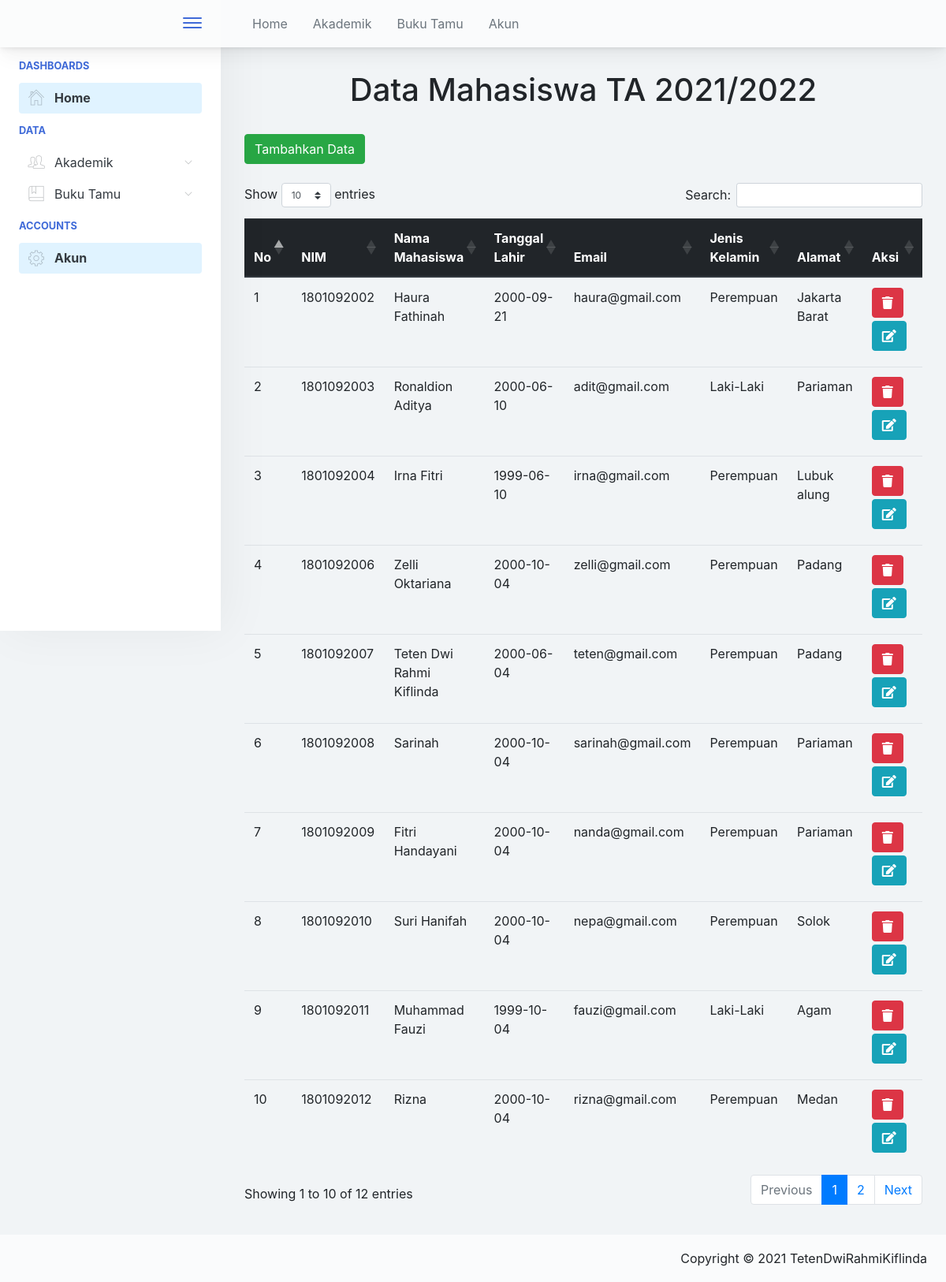
Screenshot of /index.php?p=list_akademik with the database file from the repository.
### tables this page shows
CREATE TABLE `mahasiswa` (
  `nim` varchar(10) NOT NULL,
  `nama_mhs` varchar(50) NOT NULL,
  `tgl_lahir` date NOT NULL,
  `email` varchar(25) NOT NULL,
  `jenis_kelamin` varchar(10) NOT NULL,
  `alamat` text NOT NULL
);

### koneksi_akademik.php (called while the page is built, shortened)
<?php
class Koneksi{
	private $host= 'localhost';
	private $user= 'root';
	private $pass= '';
	private $db= 'db_akademik';
	protected $conn;
	function __construct(){
		if(!isset($this->conn)){
			$this->conn = new mysqli($this->host, $this->user, $this->pass, $this->db);
		}
		return $this->conn;
	}
}
?>

### class_crud_akademik.php (called while the page is built, shortened)
<?php
include 'koneksi_akademik.php';
class Crud extends Koneksi {
	public function readData($table, $idtable, $id_value){
		$q = "SELECT * FROM $table";
		$result = $this->conn->query($q);
		$rows = array();
		while($row=$result->fetch_assoc()){
			$rows[]=$row;
		}
		return $rows;
	}
}
?>

### list_akademik.php (the view, shortened to what this page needs)
<!doctype html>
<html lang="en">
  <head>
	<link rel="stylesheet" type= "text/css" href="https://cdnjs.cloudflare.com/ajax/libs/twitter-bootstrap/4.1.3/css/bootstrap.css">
	<link rel="stylesheet" type= "text/css" href="https://cdn.datatables.net/1.10.21/css/dataTables.bootstrap4.min.css">
  </head>
  <body>
	<br/>
	<div class="container">
	<h1 class ="text-center"> Data Mahasiswa TA 2021/2022  </h1 ><br>
	<a href="index.php?p=add_akademik" class="btn btn-success">Tambahkan Data</a>
	<br><br>
		<table class="table" id="example" style="width:100%">
		  <thead class="thead-dark">
			<tr>
				 <th scope="col">No</th>
				 <th scope="col">NIM</th>
				 <th scope="col">Nama Mahasiswa</th>
				 <th scope="col">Tanggal Lahir</th>
				 <th scope="col">Email</th>
				 <th scope="col">Jenis Kelamin</th>
				 <th scope="col">Alamat</th>
				 <th scope="col">Aksi</th>
			</tr>
		  </thead>
		  <tbody>
			<?php
				include 'class_crud_akademik.php';
				$crud = new Crud();
				$mhs = $crud->readData('mahasiswa', null, null);
				$no = 1;
				foreach($mhs as $data){
			?>
			 <tr>
				 <td><?php echo $no++ ?> </td>
				 <td><?php echo $data['nim']; ?> </td>
				 <td><?php echo $data['nama_mhs']; ?></td>
				 <td><?php echo $data['tgl_lahir']; ?></td>
				 <td><?php echo $data['email']; ?></td>
				 <td><?php echo $data['jenis_kelamin']; ?></td>
				 <td><?php echo $data['alamat']; ?></td>
				 <td>
					<a href="hapus_akademik.php?nim=<?php echo $data['nim']?>" class="mb-1 mr-1 btn btn-danger"><i class="nav-link-icon fa fa-trash"></i></a>
					<a href="edit_akademik.php?nim=<?php echo $data['nim']?>" class="mb-2 mr-2 btn btn-info"><i class="nav-link-icon fa fa-edit"></i></a>
				 </td>
			 </tr>
			<?php
				   }
			?>
		  </tbody>
		</table>
	</div> <br>
  </body>
</html>

### index.php (shortened to what this page needs)
<!doctype html>
<html lang="en">
<head>
	<link href="./main.css" rel="stylesheet">
</head>
<body>
    <div class="app-container app-theme-white body-tabs-shadow fixed-sidebar fixed-header">
        <div class="app-header header-shadow">
            <div class="app-header__logo">
                <div class="header__pane ml-auto">
                    <div>
                        <button type="button" class="hamburger close-sidebar-btn hamburger--elastic" data-class="closed-sidebar">
                            <span class="hamburger-box">
                                <span class="hamburger-inner"></span>
                            </span>
                        </button>
                    </div>
                </div>
            </div>
                <div class="app-header__content">
                <div class="app-header-left">
                    <ul class="header-menu nav">
						<li class="nav-item">
                            <a href="index.php?p=home" class="nav-link">
                                Home
                            </a>
                        </li>
                        <li class="nav-item">
                            <a href="index.php?p=list_akademik" class="nav-link">
                                Akademik
                            </a>
                        </li>
                        <li class="btn-group nav-item">
                            <a href="index.php?p=list_tamu" class="nav-link">
                                Buku Tamu
                            </a>
                        </li>
                        <li class="dropdown nav-item">
                            <a href="index.php?p=akun" class="nav-link">
                                Akun
                            </a>
                        </li>
                    </ul>        </div>
            </div>
        </div>
		<div class="app-main">
                <div class="app-sidebar sidebar-shadow">
					<div class="scrollbar-sidebar">
                        <div class="app-sidebar__inner">
                            <ul class="vertical-nav-menu">
                                <li class="app-sidebar__heading">Dashboards</li>
                                <li>
                                    <a href="index.php?p=home" class="mm-active">
                                        <i class="metismenu-icon pe-7s-home"></i>
                                        Home
                                    </a>
                                </li>
                                <li class="app-sidebar__heading" >Data</li>
                                <li>
                                    <a href="#">
                                        <i class="metismenu-icon pe-7s-users"></i>
                                        Akademik
                                        <i class="metismenu-state-icon pe-7s-angle-down caret-left"></i>
                                    </a>
                                </li>
                                <li>
                                    <a href="#">
                                        <i class="metismenu-icon pe-7s-notebook"></i>
                                        Buku Tamu
                                        <i class="metismenu-state-icon pe-7s-angle-down caret-left"></i>
                                    </a>
                                </li>
								<li class="app-sidebar__heading">Accounts</li>
                                <li>
                                    <a href="index.php?p=akun" class="mm-active">
                                        <i class="metismenu-icon pe-7s-config"></i>
                                        Akun
                                    </a>
                                </li>
                            </ul>
                        </div>
                    </div>
                </div>
				<div class="app-main__outer">
                    <div class="app-main__inner">
                        <div class="row">
							<?php
								$p=isset($_GET['p']) ? $_GET['p'] : 'home';
									if($p=='list_akademik') include 'list_akademik.php';
							?>
						</div>
						<br><br><br><br>
                    </div>
                    <div class="fixed-bottom">
                        <div class="app-footer" >
                            <div class="app-footer__inner" >
                                <div class="app-footer-right" >
									Copyright &copy; 2021 TetenDwiRahmiKiflinda
                                </div>
                            </div>
                        </div>
                    </div>
				</div>
        </div>
    </div>
<script type="text/javascript" src="./assets/scripts/main.js"></script></body>
</html>

### rows the page displays
mahasiswa: nim "1801092002", nama_mhs "Haura Fathinah", tgl_lahir "2000-09-21", email "haura@gmail.com", jenis_kelamin "Perempuan", alamat "Jakarta Barat"
mahasiswa: nim "1801092003", nama_mhs "Ronaldion Aditya", tgl_lahir "2000-06-10", email "adit@gmail.com", jenis_kelamin "Laki-Laki", alamat "Pariaman"
mahasiswa: nim "1801092004", nama_mhs "Irna Fitri", tgl_lahir "1999-06-10", email "irna@gmail.com", jenis_kelamin "Perempuan", alamat "Lubuk alung"
mahasiswa: nim "1801092006", nama_mhs "Zelli Oktariana", tgl_lahir "2000-10-04", email "zelli@gmail.com", jenis_kelamin "Perempuan", alamat "Padang"
mahasiswa: nim "1801092007", nama_mhs "Teten Dwi Rahmi Kiflinda", tgl_lahir "2000-06-04", email "teten@gmail.com", jenis_kelamin "Perempuan", alamat "Padang"
mahasiswa: nim "1801092008", nama_mhs "Sarinah", tgl_lahir "2000-10-04", email "sarinah@gmail.com", jenis_kelamin "Perempuan", alamat "Pariaman"
mahasiswa: nim "1801092009", nama_mhs "Fitri Handayani", tgl_lahir "2000-10-04", email "nanda@gmail.com", jenis_kelamin "Perempuan", alamat "Pariaman"
mahasiswa: nim "1801092010", nama_mhs "Suri Hanifah", tgl_lahir "2000-10-04", email "nepa@gmail.com", jenis_kelamin "Perempuan", alamat "Solok"
mahasiswa: nim "1801092011", nama_mhs "Muhammad Fauzi", tgl_lahir "1999-10-04", email "fauzi@gmail.com", jenis_kelamin "Laki-Laki", alamat "Agam"
mahasiswa: nim "1801092012", nama_mhs "Rizna", tgl_lahir "2000-10-04", email "rizna@gmail.com", jenis_kelamin "Perempuan", alamat "Medan"
